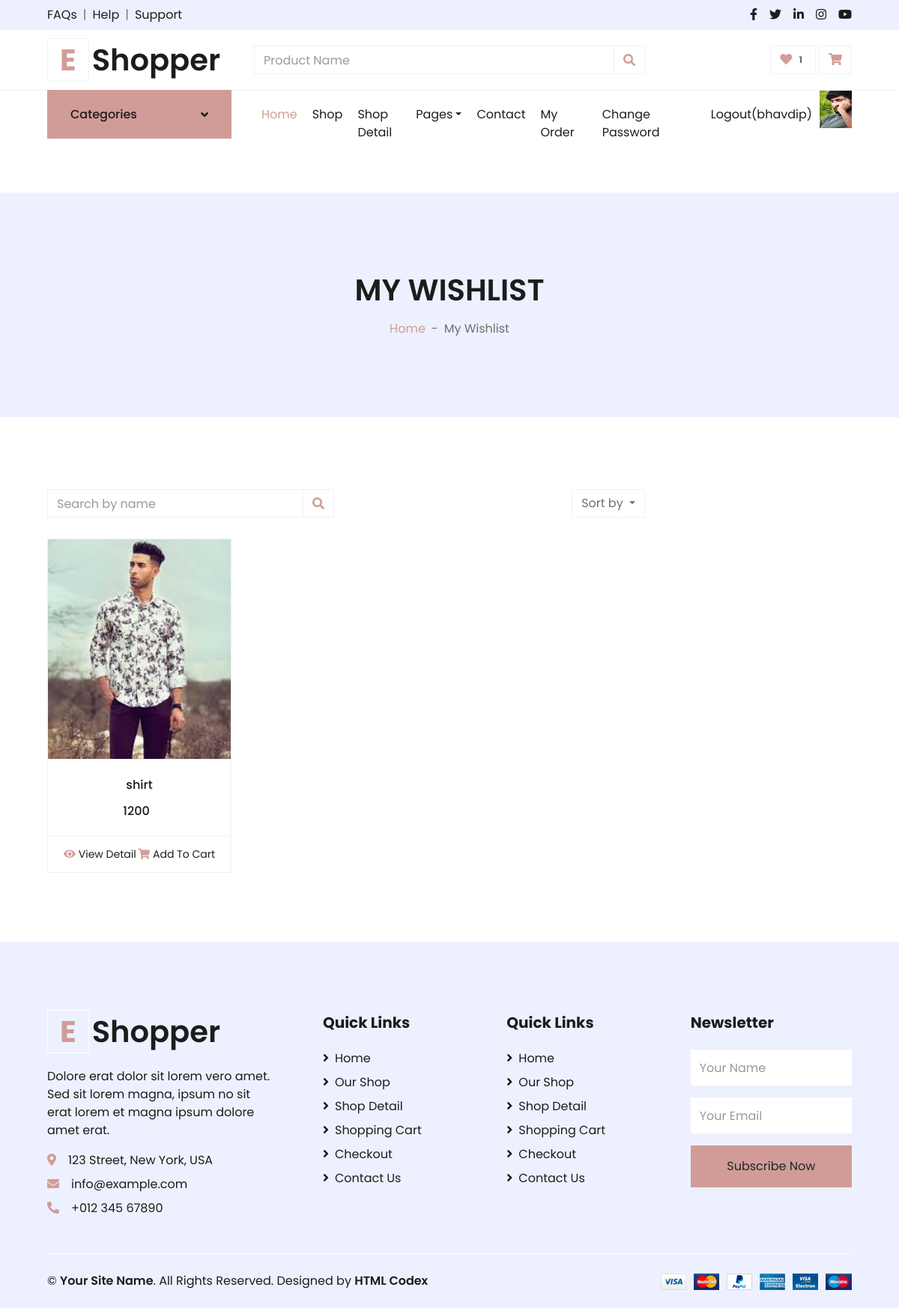
/wishlist/ (signed in), run on the app's committed database.
### myapp/models.py (models this page shows, shortened)
class User(models.Model):
	fname=models.CharField(max_length=100)
	lname=models.CharField(max_length=100)
	email=models.EmailField()
	mobile=models.PositiveIntegerField()
	address=models.TextField()
	password=models.CharField(max_length=100)
	profile_pic=models.ImageField(upload_to="profile_pic/")
	usertype=models.CharField(max_length=100,default="buyer")

class Wishlist(models.Model):
	user=models.ForeignKey(User,on_delete=models.CASCADE)
	product=models.ForeignKey(Product,on_delete=models.CASCADE)
	date=models.DateTimeField(default=timezone.now)

class Product(models.Model):
	category=(
			('men','men'),
			('women','women'),
			('kid','kid'),
		)
	size=(
			("s","s"),
			("m","m"),
			("l","l"),
			("xl","xl"),
			("xxl","xxl"),
		)
	seller=models.ForeignKey(User,on_delete=models.CASCADE)
	product_category=models.CharField(max_length=100,choices=category)
	product_name=models.CharField(max_length=100)
	product_price=models.PositiveIntegerField()
	product_desc=models.TextField()
	product_size=models.TextField(max_length=100,choices=size)
	product_image=models.ImageField(upload_to="product_pic/")

### myapp/views.py (the view)
# urls.py: path('wishlist/',views.wishlist,name='wishlist'),
def wishlist(request):
	user=User.objects.get(email=request.session['email'])
	wishlists=Wishlist.objects.filter(user=user)
	request.session['wishlist_count']=len(wishlists)
	return render(request,'wishlist.html',{'wishlists':wishlists})

### myapp/templates/wishlist.html (shortened to what this page needs)
{% extends 'header.html' %}
{% load static %}
{% block content %}
<!DOCTYPE html>
<html lang="en">
<head>
</head>
<body>
    <div class="container-fluid bg-secondary mb-5">
        <div class="d-flex flex-column align-items-center justify-content-center" style="min-height: 300px">
            <h1 class="font-weight-semi-bold text-uppercase mb-3">My Wishlist</h1>
            <div class="d-inline-flex">
                <p class="m-0"><a href="">Home</a></p>
                <p class="m-0 px-2">-</p>
                <p class="m-0">My Wishlist</p>
            </div>
        </div>
    </div>
    <div class="container-fluid pt-5">
        <div class="row px-xl-5">
            <div class="col-lg-9 col-md-12">
                <div class="row pb-3">
                    <div class="col-12 pb-1">
                        <div class="d-flex align-items-center justify-content-between mb-4">
                            <form action="">
                                <div class="input-group">
                                    <input type="text" class="form-control" placeholder="Search by name">
                                    <div class="input-group-append">
                                        <span class="input-group-text bg-transparent text-primary">
                                            <i class="fa fa-search"></i>
                                        </span>
                                    </div>
                                </div>
                            </form>
                            <div class="dropdown ml-4">
                                <button class="btn border dropdown-toggle" type="button" id="triggerId" data-toggle="dropdown" aria-haspopup="true"
                                        aria-expanded="false">
                                            Sort by
                                        </button>
                            </div>
                        </div>
                    </div>
                    {% if wishlists %}
                    {% for i in wishlists %}
                    <div class="col-lg-4 col-md-6 col-sm-12 pb-1">
                        <div class="card product-item border-0 mb-4">
                            <div class="card-header product-img position-relative overflow-hidden bg-transparent border p-0">
                                <img class="img-fluid w-100" src="{{i.product.product_image.url}}" alt="">
                            </div>
                            <div class="card-body border-left border-right text-center p-0 pt-4 pb-3">
                                <h6 class="text-truncate mb-3">{{i.product.product_name}}</h6>
                                <div class="d-flex justify-content-center">
                                    <h6>{{i.product.product_price}}</h6><h6 class="text-muted ml-2"></h6>
                                </div>
                            </div>
                            <div class="card-footer d-flex justify-content-between bg-light border">
                                <a href="{% url 'product-detail' pk=i.product.pk %}" class="btn btn-sm text-dark p-0"><i class="fas fa-eye text-primary mr-1"></i>View Detail</a>
                                <a href="" class="btn btn-sm text-dark p-0"><i class="fas fa-shopping-cart text-primary mr-1"></i>Add To Cart</a>
                            </div>
                        </div>
                    </div>
                    {% endfor %}
                    {% else %}
                        <h2>No Products In Wishlist</h2>
                    {% endif %}
                </div>
            </div>
        </div>
    </div>
</body>
</html>
{% endblock %}

### myapp/templates/header.html (shortened to what this page needs)
{% load static %}
<!DOCTYPE html>
<html lang="en">
<head>
    <link href="https://cdnjs.cloudflare.com/ajax/libs/font-awesome/5.10.0/css/all.min.css" rel="stylesheet">
    <link href="{% static 'lib/owlcarousel/assets/owl.carousel.min.css' %}" rel="stylesheet">
    <link href="{% static 'css/style.css' %}" rel="stylesheet">
</head>
<body>
    <div class="container-fluid">
        <div class="row bg-secondary py-2 px-xl-5">
            <div class="col-lg-6 d-none d-lg-block">
                <div class="d-inline-flex align-items-center">
                    <a class="text-dark" href="">FAQs</a>
                    <span class="text-muted px-2">|</span>
                    <a class="text-dark" href="">Help</a>
                    <span class="text-muted px-2">|</span>
                    <a class="text-dark" href="">Support</a>
                </div>
            </div>
            <div class="col-lg-6 text-center text-lg-right">
                <div class="d-inline-flex align-items-center">
                    <a class="text-dark px-2" href="">
                        <i class="fab fa-facebook-f"></i>
                    </a>
                    <a class="text-dark px-2" href="">
                        <i class="fab fa-twitter"></i>
                    </a>
                    <a class="text-dark px-2" href="">
                        <i class="fab fa-linkedin-in"></i>
                    </a>
                    <a class="text-dark px-2" href="">
                        <i class="fab fa-instagram"></i>
                    </a>
                    <a class="text-dark pl-2" href="">
                        <i class="fab fa-youtube"></i>
                    </a>
                </div>
            </div>
        </div>
        <div class="row align-items-center py-3 px-xl-5">
            <div class="col-lg-3 d-none d-lg-block">
                <a href="" class="text-decoration-none">
                    <h1 class="m-0 display-5 font-weight-semi-bold"><span class="text-primary font-weight-bold border px-3 mr-1">E</span>Shopper</h1>
                </a>
            </div>
            <div class="col-lg-6 col-6 text-left">
                <form action="{% url 'search' %}" method="post">
                    <div class="input-group">
                        <input type="text" name="search" class="form-control" placeholder="Product Name">
                        <div class="input-group-append">
                            <span class="input-group-text bg-transparent text-primary">
                                <i class="fa fa-search"></i>
                            </span>
                        </div>
                    </div>
                </form>
            </div>
            {% if request.session.email %}
            <div class="col-lg-3 col-6 text-right">
                <a href="{% url 'wishlist' %}" class="btn border">
                    <i class="fas fa-heart text-primary"></i>
                    <span class="badge">{{request.session.wishlist_count}}</span>
                </a>
                <a href="{% url 'cart' %}" class="btn border">
                    <i class="fas fa-shopping-cart text-primary"></i>
                </a>
            </div>
            {% endif %}
        </div>
    </div>
    <div class="container-fluid mb-5">
        <div class="row border-top px-xl-5">
            <div class="col-lg-3 d-none d-lg-block">
                <a class="btn shadow-none d-flex align-items-center justify-content-between bg-primary text-white w-100" data-toggle="collapse" href="#navbar-vertical" style="height: 65px; margin-top: -1px; padding: 0 30px;">
                    <h6 class="m-0">Categories</h6>
                    <i class="fa fa-angle-down text-dark"></i>
                </a>
            </div>
            <div class="col-lg-9">
                <nav class="navbar navbar-expand-lg bg-light navbar-light py-3 py-lg-0 px-0">
                    <div class="collapse navbar-collapse justify-content-between" id="navbarCollapse">
                        <div class="navbar-nav mr-auto py-0">
                            <a href="/" class="nav-item nav-link active">Home</a>
                            <a href="{% url 'shop' %}" class="nav-item nav-link">Shop</a>
                            <a href="{% url 'detail' %}" class="nav-item nav-link">Shop Detail</a>
                            <div class="nav-item dropdown">
                                <a href="#" class="nav-link dropdown-toggle" data-toggle="dropdown">Pages</a>
                            </div>
                            <a href="{% url 'contact' %}" class="nav-item nav-link">Contact</a>
                        </div>
                        <div class="navbar-nav ml-auto py-0">
                            {% if request.session.email %}
                                <a href="{% url 'myorder' %}" class="nav-item nav-link">My Order</a>
                                <a href="{% url 'change-password' %}" class="nav-item nav-link">Change Password</a>
                                <a href="{% url 'logout' %}" class="nav-item nav-link">Logout({{ request.session.fname }})</a>
                                <img src="{{request.session.profile_pic}}" width="50px" height="50px">
                            {% else %}
                                <a href="{% url 'login' %}" class="nav-item nav-link">Login</a>
                                <a href="{% url 'register' %}" class="nav-item nav-link">Register</a>
                            {% endif %}
                        </div>
                    </div>
                </nav>
            </div>
        </div>
    </div>
{% block content %}
{% endblock %}
    <div class="container-fluid bg-secondary text-dark mt-5 pt-5">
        <div class="row px-xl-5 pt-5">
            <div class="col-lg-4 col-md-12 mb-5 pr-3 pr-xl-5">
                <a href="" class="text-decoration-none">
                    <h1 class="mb-4 display-5 font-weight-semi-bold"><span class="text-primary font-weight-bold border border-white px-3 mr-1">E</span>Shopper</h1>
                </a>
                <p>Dolore erat dolor sit lorem vero amet. Sed sit lorem magna, ipsum no sit erat lorem et magna ipsum dolore amet erat.</p>
                <p class="mb-2"><i class="fa fa-map-marker-alt text-primary mr-3"></i>123 Street, New York, USA</p>
                <p class="mb-2"><i class="fa fa-envelope text-primary mr-3"></i>info@example.com</p>
                <p class="mb-0"><i class="fa fa-phone-alt text-primary mr-3"></i>+012 345 67890</p>
            </div>
            <div class="col-lg-8 col-md-12">
                <div class="row">
                    <div class="col-md-4 mb-5">
                        <h5 class="font-weight-bold text-dark mb-4">Quick Links</h5>
                        <div class="d-flex flex-column justify-content-start">
                            <a class="text-dark mb-2" href="index.html"><i class="fa fa-angle-right mr-2"></i>Home</a>
                            <a class="text-dark mb-2" href="shop.html"><i class="fa fa-angle-right mr-2"></i>Our Shop</a>
                            <a class="text-dark mb-2" href="detail.html"><i class="fa fa-angle-right mr-2"></i>Shop Detail</a>
                            <a class="text-dark mb-2" href="cart.html"><i class="fa fa-angle-right mr-2"></i>Shopping Cart</a>
                            <a class="text-dark mb-2" href="checkout.html"><i class="fa fa-angle-right mr-2"></i>Checkout</a>
                            <a class="text-dark" href="contact.html"><i class="fa fa-angle-right mr-2"></i>Contact Us</a>
                        </div>
                    </div>
                    <div class="col-md-4 mb-5">
                        <h5 class="font-weight-bold text-dark mb-4">Quick Links</h5>
                        <div class="d-flex flex-column justify-content-start">
                            <a class="text-dark mb-2" href="index.html"><i class="fa fa-angle-right mr-2"></i>Home</a>
                            <a class="text-dark mb-2" href="shop.html"><i class="fa fa-angle-right mr-2"></i>Our Shop</a>
                            <a class="text-dark mb-2" href="detail.html"><i class="fa fa-angle-right mr-2"></i>Shop Detail</a>
                            <a class="text-dark mb-2" href="cart.html"><i class="fa fa-angle-right mr-2"></i>Shopping Cart</a>
                            <a class="text-dark mb-2" href="checkout.html"><i class="fa fa-angle-right mr-2"></i>Checkout</a>
                            <a class="text-dark" href="contact.html"><i class="fa fa-angle-right mr-2"></i>Contact Us</a>
                        </div>
                    </div>
                    <div class="col-md-4 mb-5">
                        <h5 class="font-weight-bold text-dark mb-4">Newsletter</h5>
                        <form action="">
                            <div class="form-group">
                                <input type="text" class="form-control border-0 py-4" placeholder="Your Name" required="required" />
                            </div>
                            <div class="form-group">
                                <input type="email" class="form-control border-0 py-4" placeholder="Your Email"
                                    required="required" />
                            </div>
                            <div>
                                <button class="btn btn-primary btn-block border-0 py-3" type="submit">Subscribe Now</button>
                            </div>
                        </form>
                    </div>
                </div>
            </div>
        </div>
        <div class="row border-top border-light mx-xl-5 py-4">
            <div class="col-md-6 px-xl-0">
                <p class="mb-md-0 text-center text-md-left text-dark">
                    &copy; <a class="text-dark font-weight-semi-bold" href="#">Your Site Name</a>. All Rights Reserved. Designed
                    by
                    <a class="text-dark font-weight-semi-bold" href="https://htmlcodex.com">HTML Codex</a>
                </p>
            </div>
            <div class="col-md-6 px-xl-0 text-center text-md-right">
                <img class="img-fluid" src="{% static 'img/payments.png' %}" alt="">
            </div>
        </div>
    </div>
</body>
</html>

### data on the page
User: session.fname "bhavdip"
Wishlist: product.product_image (picture), product.product_name "shirt", product.product_price "1200"

### other printed values
{{ request.session.wishlist_count }} "1"
